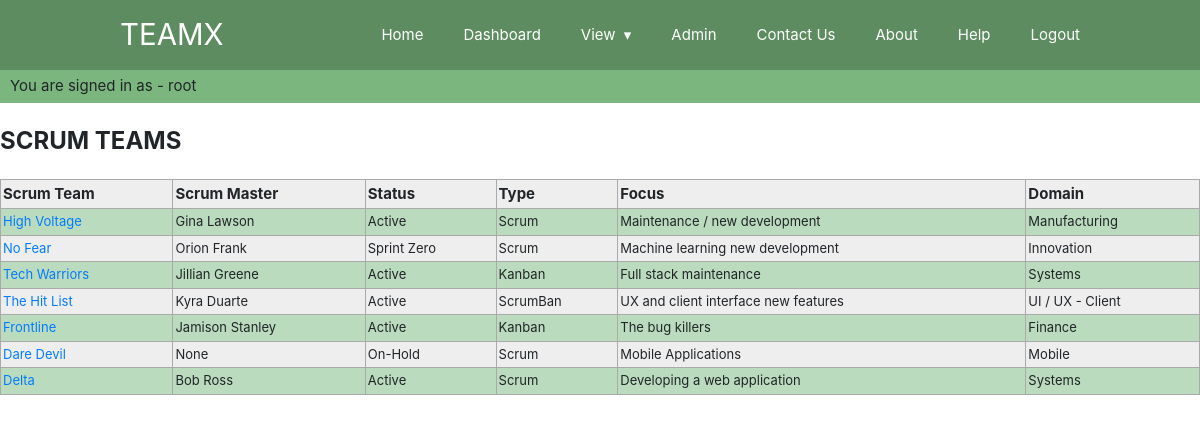
/all_teams/ (signed in), run on the app's committed database.
### TeamXapp/models.py (models this page shows, shortened)
class ScrumTeam(models.Model):
    team_name = models.CharField(max_length=30, verbose_name="Scrum Team Name", null=True, blank=True)
    team_type = models.ForeignKey("ScrumTeamType", on_delete=models.PROTECT, null=True, blank=True, verbose_name="Team Type")
    current_focus = models.TextField(blank=True, null=True, verbose_name="Current Focus")
    scrum_master = models.ForeignKey("AllMembers", on_delete=models.DO_NOTHING, null=True, blank=True, verbose_name="Scrum Master")
    team_status = models.ForeignKey("ScrumTeamStatus", on_delete=models.DO_NOTHING, null=True, blank=True, verbose_name="Team Status")
    domain = models.ForeignKey('Domain', null=True, blank=True, on_delete=models.DO_NOTHING, verbose_name="Domain")
    class Meta:
        verbose_name = 'Scrum Team'
        verbose_name_plural = 'Scrum Teams'

class AllMembers(models.Model):
    IN_TEAM_CHOICES = [('YES', 'Yes') , ('NO', 'No')]
    WORK_PATTERN_CHOICES = [('FULL TIME' , 'Full time') , ('PART TIME', 'Part time') , ('COMPRESSED HOURS', 'Compressed hours')]
    first_name = models.CharField(max_length=30, verbose_name="First name")
    second_name = models.CharField(max_length=30, verbose_name="Second name")
    work_pattern = models.CharField(choices=WORK_PATTERN_CHOICES, max_length=16, default='FULL TIME', null=True, blank=True)
    hours_per_week = models.IntegerField(verbose_name="Hours Per Week" , default=35)
    email = models.EmailField(null=True,blank=True)
    scrum_team_name = models.ForeignKey("ScrumTeam", on_delete=models.PROTECT, verbose_name="Scrum teams", null=True, blank=True)
    scrum_team_roles = models.ForeignKey("ScrumTeamRole", on_delete=models.DO_NOTHING, verbose_name="Roles", null=True, blank=True)
    myskill = models.ManyToManyField('Skills', blank=True, verbose_name="Skills")
    avatar = models.ImageField(null=True, blank=True)
    location = models.ForeignKey("location",on_delete=models.PROTECT, verbose_name="Location", null=True, blank=True)
    def __str__ (self):
        return self.first_name + ' ' +  self.second_name
    class Meta:
        verbose_name = "Team Member"
        verbose_name_plural = "Team Members"

class ScrumTeamStatus(models.Model):
    name = models.CharField(max_length=30)
    description = models.TextField(blank=True, null=True, verbose_name="Description")
    def __str__(self):
        return self.name
    class Meta:
        verbose_name = 'Scrum Team Status'
        verbose_name_plural = 'Scrum Team Status'

class ScrumTeamType(models.Model):
    name = models.CharField(max_length=30)
    description = models.TextField(blank=True, null=True, verbose_name="Description")
    def __str__(self):
        return self.name
    class Meta:
        verbose_name = 'Scrum Team Type'
        verbose_name_plural = 'Scrum Team Types'

class Domain(models.Model):
    domain_name = models.CharField(max_length=30, null=True, blank=True)
    description = models.TextField(blank=True, null=True, verbose_name="Description")
    def __str__(self):
        return self.domain_name
    class Meta:
        verbose_name = 'Domain'
        verbose_name_plural = 'Domains'

### TeamXapp/views.py (the view)
# urls.py: path('all_teams/' , all_teams    , name ='all_teams'),
def all_teams(request, *args, **kwargs):
    team = ScrumTeam.objects.all()
    context = {"teams" : team}
    target_page = './html/all_teams.html'
    return render(request, target_page, context)

### templates/html/all_teams.html (shortened to what this page needs)
{% extends "base.html" %}
{% block content %}
<div class="ScrumTeam">SCRUM TEAMS</div>
    <table class="blueTable">
        <tr>
            <th class="">Scrum Team</th>
            <th class="">Scrum Master</th>
            <th class="">Status</th>
            <th class="">Type</th>
            <th class="">Focus</th>
            <th class="">Domain</th>
        </tr>
        {% for team in teams %}
            <tr>
                <td class=""><a href="{% url 'team_details' pk=team.id %}">{{ team.team_name }}</a></td>
                <td class="">{{ team.scrum_master}}</td>
                <td class="">{{ team.team_status}}</td>
                <td class="">{{ team.team_type}} </td>
                <td class="">{{ team.current_focus}}</td>
                <td class="">{{ team.domain}}</td>
        {% endfor %}
        </tr>
    </table>
{% endblock%}

### templates/base.html (shortened to what this page needs)
<!DOCTYPE html>
<html lang="en">
    <head>
        {% load static %}
        <link rel="stylesheet" href="{% static "./css/w3.css" %}">
        <link rel="stylesheet" href="{% static "./css/style.css" %}">
        <link rel="stylesheet" href="https://maxcdn.bootstrapcdn.com/bootstrap/4.3.1/css/bootstrap.min.css">
        {% if user.is_authenticated %}
        {% include "./html/navbar.html" %}
    </head>
    <body>
        {% block content %}
        {% endblock %}
        {% else %}
        {% include "./html/landingpage.html" %}
        {% comment %} <a href="{% url 'login' %}">login</a> {% endcomment %}
        {% endif %}
    </body>
</html>

### templates/html/navbar.html (shortened to what this page needs)
<div>
<section class="user_bar">
{% if user.is_authenticated %}
  You are signed in as - {{ user.username }}
{% endif %}
</section>
</div>
<section class="navigation fixed-top">
    <div class="nav-container">
        <div class="brand">
            <a href="/">TeamX</a>
        </div>
        <nav class=>
            <ul class="nav-list">
            <li>
                <a href="/">Home</a>
            </li>
			<li>
                <a href="{% url 'dashboard' %}">Dashboard</a>
            </li>
            <li>
                <a href="#!">View</a>
            </li>
			<li>
                <a href="{% url 'admin:index' %}">Admin</a>
            </li>
            <li>
                <a href="{% url 'contact' %}">Contact Us</a>
            </li>
			<li>
                <a href="{% url 'about' %}">About</a>
            </li>
            <li>
                <a href="{% url 'help' %}">Help</a>
            </li>
            <li>
                <a href="{% url 'logout' %}">Logout</a>
            </li>
            </ul>
        </nav>
    </div>
</section>

### static/css/w3.css (style rules this page uses)
*,*:before,*:after { box-sizing:inherit }
html { -ms-text-size-adjust:100%;-webkit-text-size-adjust:100% }
body { margin:0 }
article,aside,details,figcaption,figure,footer,header,main,menu,nav,section,summary { display:block }
a { background-color:transparent;-webkit-text-decoration-skip:objects }
html,body { font-family:Verdana,sans-serif;font-size:15px;line-height:1.5 }
html { overflow-x:hidden }
a { color:inherit }

### static/css/style.css (style rules this page uses)
a { color: black; text-decoration: none; }
html { scroll-behavior: smooth; }
body, html { height: 100% }

### templates/html/navbar.html (style rules this page uses)
.navigation { height: 70px !important; background: #5D8C60 !important; }
.brand { position: absolute; padding-left: 20px; float: left; line-height: 70px; text-transform: uppercase; font-size: 1.4em !important; }
.brand a, .brand a:visited { color: #fff; text-decoration: none; font-size: 1.4em !important; }
.nav-container { max-width: 1000px; margin: 0 auto; }
nav { float: right; }
nav ul { list-style: none; margin: 0; padding: 0; }
nav ul li { float: left; position: relative; }
nav ul li a, nav ul li a:visited { display: block; padding: 0 20px; line-height: 70px; background: #5D8C60; color: #fff; text-decoration: none; }
nav ul li a:not(:only-child):after, nav ul li a:visited:not(:only-child):after { padding-left: 4px; content: ' ▾'; }
@media screen and (min-width: 799px) { .nav-list { display: block !important; } }
.user_bar { background-color: #7bb67e; color: dark-grey; width: 100%; height: auto; padding-top: 5px; padding-bottom: 5px; padding-left: 10px; border-width: 1px; }

### templates/base.html (style rules this page uses)
body { padding: 70px 0px 0px 0px; }

### templates/html/all_teams.html (style rules this page uses)
.ScrumTeam { font-size: 24px; font-weight: bold; margin-top: 20px; margin-bottom: 20px; }
table.blueTable { border: 1px solid #1C6EA4; background-color: #EEEEEE; width: 100%; text-align: left; border-collapse: collapse; }
table.blueTable td, table.blueTable th { border: 1px solid #AAAAAA; padding: 3px 2px; }
table.blueTable tbody td { font-size: 13px; }
table.blueTable tr:nth-child(even) { background: #badbbd; }

### data on the page
ScrumTeam: team_name "High Voltage", scrum_master "Gina Lawson", team_status "Active", team_type "Scrum", current_focus "Maintenance / new development", domain "Manufacturing"
ScrumTeam: team_name "No Fear", scrum_master "Orion Frank", team_status "Sprint Zero", team_type "Scrum", current_focus "Machine learning new development", domain "Innovation"
ScrumTeam: team_name "Tech Warriors", scrum_master "Jillian Greene", team_status "Active", team_type "Kanban", current_focus "Full stack maintenance", domain "Systems"
ScrumTeam: team_name "The Hit List", scrum_master "Kyra Duarte", team_status "Active", team_type "ScrumBan", current_focus "UX and client interface new features", domain "UI / UX - Client"
ScrumTeam: team_name "Frontline", scrum_master "Jamison Stanley", team_status "Active", team_type "Kanban", current_focus "The bug killers", domain "Finance"
ScrumTeam: team_name "Dare Devil", scrum_master "None", team_status "On-Hold", team_type "Scrum", current_focus "Mobile Applications", domain "Mobile"
ScrumTeam: team_name "Delta", scrum_master "Bob Ross", team_status "Active", team_type "Scrum", current_focus "Developing a web application", domain "Systems"

### other printed values
{{ user.username }} "root"
